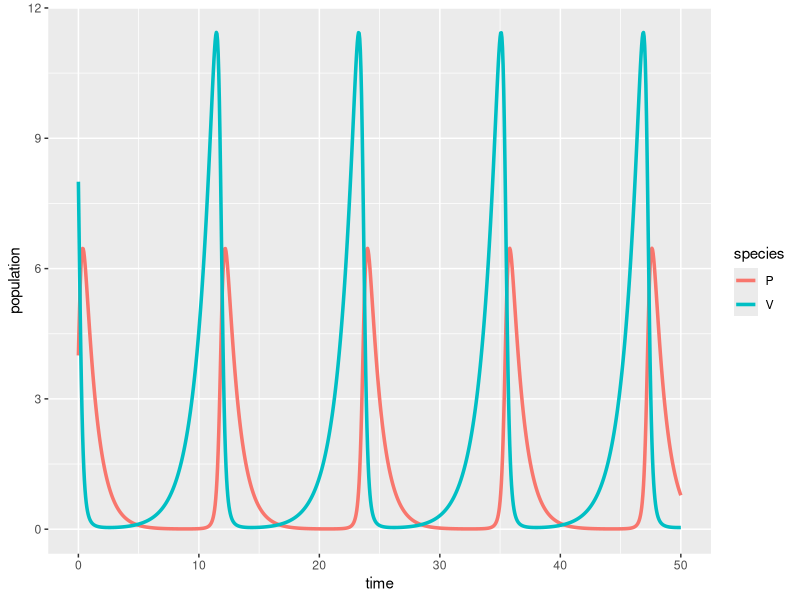

The R source for this figure:
## ---- chunk 1
#| message: false
#| warning: false
# load libraries ----
library(tidyverse)
library(deSolve)
library(kableExtra)
## ---- chunk 2
# Create a sequence of times (days) ----
time <- seq(from = 0, to = 50, by = 0.05)

# Set some parameter values (these can change - keep it in mind) ----
parameters <- c(r = .75, alpha = 0.8, beta = 0.5, q = 1)

# Set the initial condition (prey and predator populations at t = 0) ----
# Recall: V = prey, P = predator
init_cond <- c(V = 8, P = 4)

# Prepare the series of differential equations as a function ----
lv_equations <- function(time, init_cond, parameters) {
  with(as.list(c(init_cond, parameters)), {
    dVdt = r * V - alpha * V * P
    dPdt = beta * V * P - q * P
    return(list(c(dVdt, dPdt)))
  })
}

# Find the approximate the solution using `deSolve::ode()` ----
approx_lv <- ode(y = init_cond, times = time, func = lv_equations, parms = parameters)

# Check the class ----
class(approx_lv)

# We really want this to be a data frame, AND we want both prey (V) and predator (P) to be in the same column -- we'll learn why in EDS 221 (tidy data) ----
approx_lk_df <- data.frame(approx_lv) |> 
  pivot_longer(cols = c(V, P), names_to = "species", values_to = "population")

# Plot it ----
ggplot(data = approx_lk_df, aes(x = time, y = population)) +
  geom_line(aes(color = species), linewidth = 1.2)
